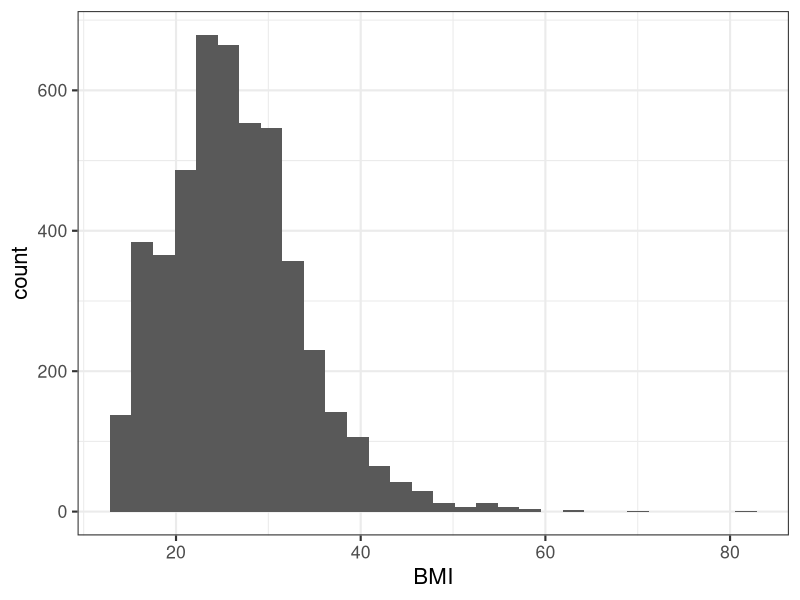
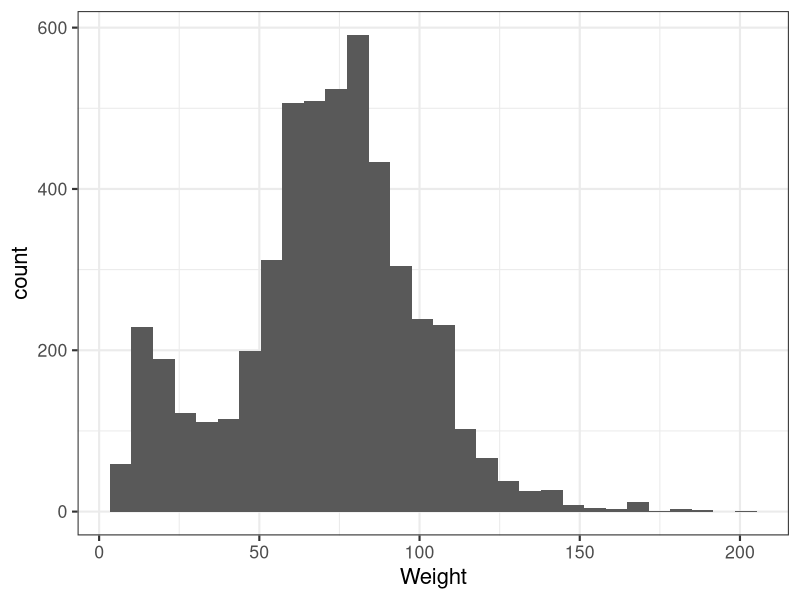
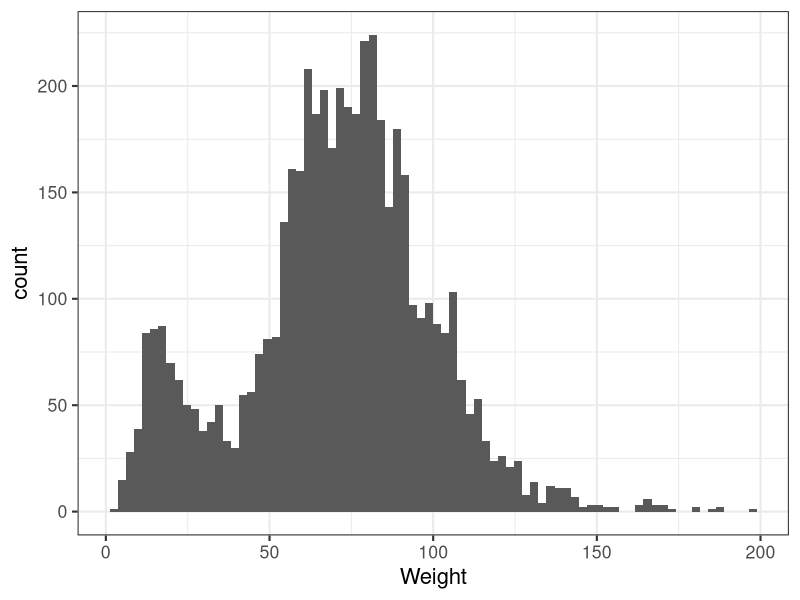
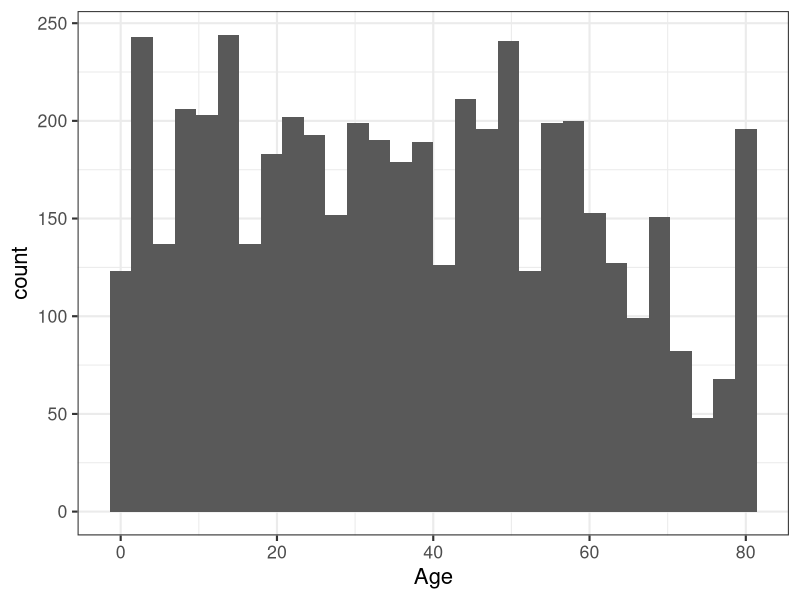
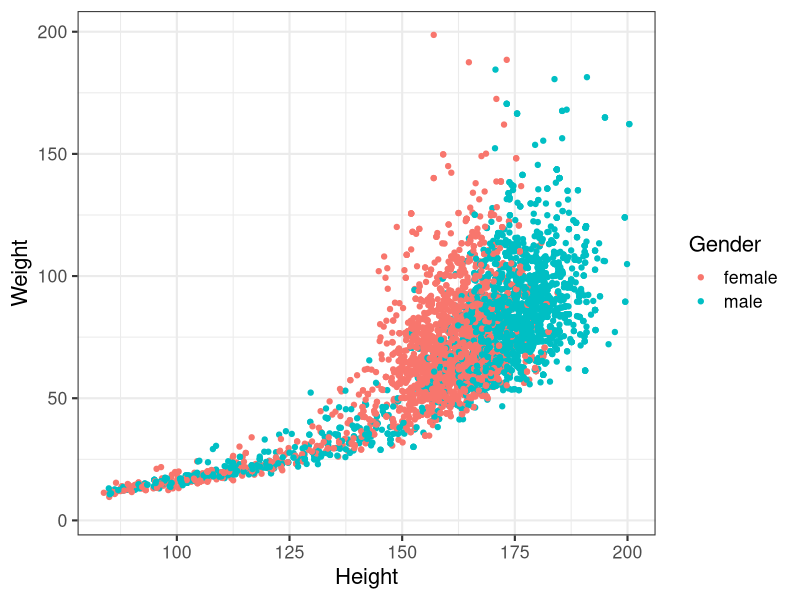
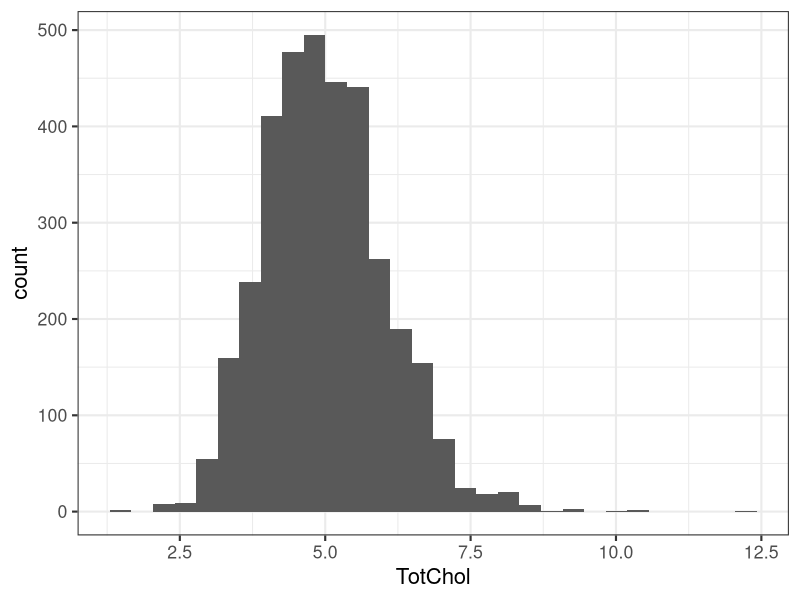
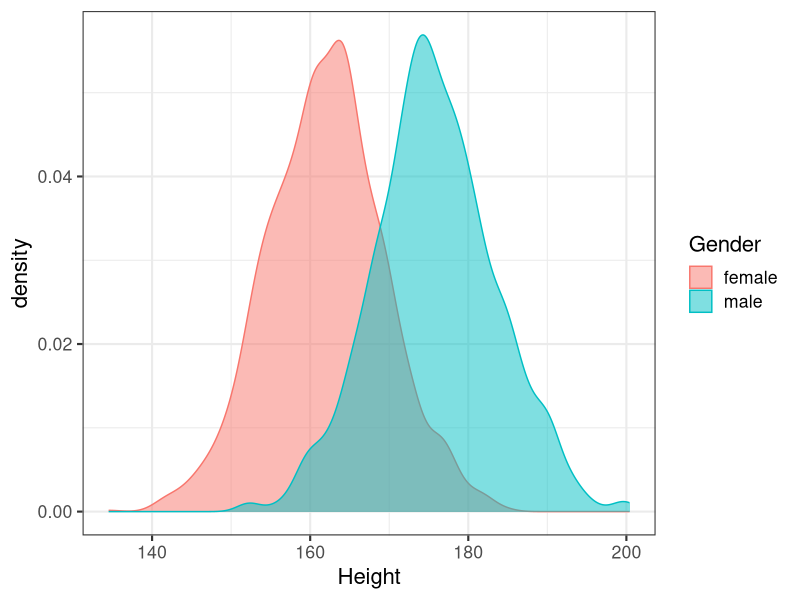
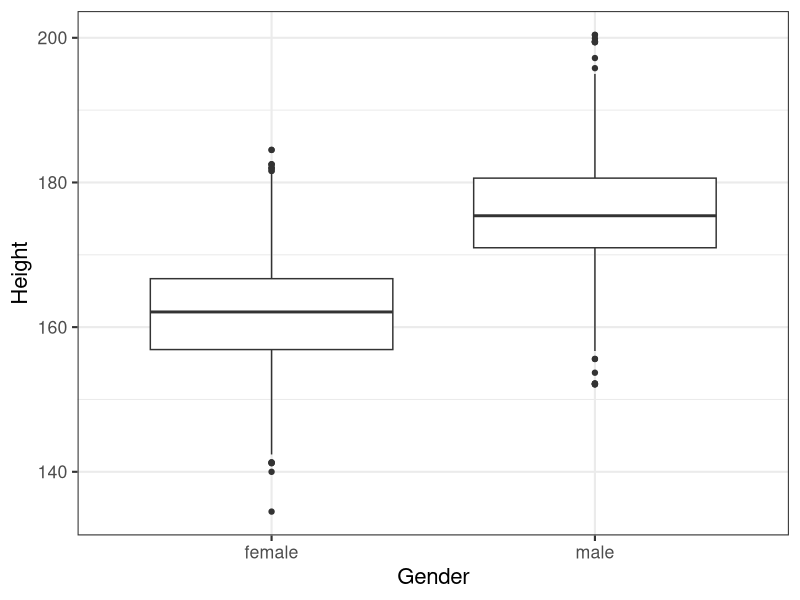

These figures' R source, in order:
## ---- chunk 1
library(knitr)
opts_chunk$set(cache=TRUE)
options(digits=3)
options(max.print=200)
.ex <- 1 # Track ex numbers w/ hidden var. Increment each ex: `r .ex``r .ex=.ex+1`

library(ggplot2)
theme_set(theme_bw(base_size=16) + theme(strip.background = element_blank()))
## ---- chunk 2
library(tidyverse)
## ---- chunk 3
nh <- read_csv("nhanes.csv")
nh
## ---- chunk 4
class(nh$Race)
levels(nh$Race)

nh <- nh %>% mutate_if(is.character, as.factor)
nh
class(nh$Race)
levels(nh$Race)
## ---- chunk 5
head(nh)
tail(nh)
dim(nh)
names(nh)
glimpse(nh) #variable view
## ---- chunk 6
# Display all Race values
nh$Race

# Get the unique values of Race
levels(nh$Race)
unique(nh$Race)
length(unique(nh$Race))

# Do the same thing the dplyr way
nh$Race %>% unique()
nh$Race %>% unique() %>% length()

#create a table of frequencies
table(nh$Race)

#2-factor table or cross tabulation
table(nh$Race, nh$Gender)
## ---- chunk 7
# Age mean, median, range
mean(nh$Age)
median(nh$Age)
range(nh$Age)
sd(nh$Age)

summary(nh$Age)
## ---- chunk 8
# Compute the mean age
nh %>% 
  summarize(mean(Age))

# Now grouped by other variables
nh %>% 
  group_by(Gender, Race) %>% 
  summarize(mean(Age))
## ---- chunk 9
summary(nh)
#point out missings
## ---- chunk 10
# the dplyr way: returns a single-row single-column tibble/dataframe
nh %>% summarize(mean(Income))

# returns a single value
mean(nh$Income)
## ---- chunk 11
# Look at just the Income variable
nh$Income

# Or view the dataset
# View(nh)
## ---- chunk 12
?mean
mean(nh$Income, na.rm=TRUE)
## ---- chunk 13
is.na(nh$Income)
sum(is.na(nh$Income))
sum(is.na(nh$Income)) / length(nh$Income)
## ---- chunk 14
ggplot(nh, aes(BMI)) + geom_histogram(bins=30)
## ---- chunk 15
ggplot(nh, aes(Weight)) + geom_histogram(bins=30) 
# More bins
ggplot(nh, aes(Weight)) + geom_histogram(bins=80) #clearly bimodal...bc of kids
ggplot(nh, aes(Age)) + geom_histogram(bins=30)
## ---- chunk 16
ggplot(nh, aes(Height, Weight, col=Gender)) + geom_point()
## ---- chunk 17
nha <- filter(nh, Age>=18)
rm(nh)
# View(nha)
## ---- chunk 18
mean(nha$Pulse, na.rm=TRUE)
# nha$Pulse %>% mean(na.rm=TRUE) #dplyr way
## ---- chunk 19
range(nha$BPDia, na.rm=TRUE)
#hmm, someone has BP=0...may need to look more closely at this person to see if there are other errors
## ---- chunk 20
var(nha$Income, na.rm=TRUE)
sd(nha$Income, na.rm=TRUE)
## ---- chunk 21
ggplot(nha, aes(TotChol)) + geom_histogram()
## ---- chunk 22
#EDA
# I like density plots colored by group. Helps you see distribution of variable to assess equal variance. Also helps you see if there is a noticeable difference in groups.
ggplot(nha, aes(Height, color = Gender, fill = Gender)) + geom_density(alpha = 0.5)
#looks like there is a significant difference between the populations.
#looks like we are safe to assume equal variance
## ---- chunk 23
#boxplots
ggplot(nha, aes(x = Gender, y = Height)) + geom_boxplot()

#qq plots
nha %>%
  ggplot(aes(sample = Height)) + 
  geom_qq() +
  facet_wrap(~Gender) 
#looks good
## ---- chunk 24
#SKIP
# Try graphing random draws from a normal dist with your n's and see what they look like
x <- rnorm(n = 1700, mean = 0, sd = 1)
qqnorm(x, pch = 16) #cannot use geom_qq bc x is a vector not a df
## ---- chunk 25
#######SKIP
females <- nha %>% filter(Gender == "female")
males <- nha %>% filter(Gender == "male")
shapiro.test(females$Height) #fail to reject H0 (conclude group is normal)
shapiro.test(males$Height) #fails normality due to large sample size
#kolmogorov-smirnov test is ks.test(x, y)
###########
## ---- chunk 26
# equal variance two-sample t-test
t.test(Height~Gender, data=nha, var.equal = TRUE)
#males are taller than females
#t stat does not change much. DF changes

####probably skip this, but just in case ########
#df for pooled t-test n1+n2-2
nrow(males %>% filter (Height != "NA"))
nrow(females %>% filter (Height != "NA"))
1844+1837-2 #df for pooled t-test
###
## ---- chunk 27
#EDA for this question
ggplot(nha, aes(BMI, color = Diabetes, fill = Diabetes)) +
  geom_density(alpha = 0.5)
#neither dist looks very normal
#There does seem to be a difference
#variance seems unequal

#qq plots don't look good, shapiro wilk test fails...MWU

#nonparametric test
wilcox.test(BMI~Diabetes, data=nha)
nha %>% 
  group_by(Diabetes) %>% 
  summarize(median(BMI, na.rm = TRUE))
#people with diabetes have significantly higher BMI

#If you believe CLT allows for parametric test
t.test(BMI~Diabetes, data=nha)
## ---- chunk 28
ggplot(nha, aes(AlcoholYear, color = RelationshipStatus, fill = RelationshipStatus)) + geom_density(alpha = 0.5)

#remove NA
ggplot(nha %>% filter(RelationshipStatus != "NA"), aes(AlcoholYear, color = RelationshipStatus, fill = RelationshipStatus)) + geom_density(alpha = 0.5)
#definitely not normal, should do wilcox test
## ---- chunk 29
#based on distributions above, choose wilcox
## ---- chunk 30
#com <- nha %>% filter(RelationshipStatus == "Committed")
#sing <- nha %>% filter(RelationshipStatus == "Single")
wilcox.test(AlcoholYear~RelationshipStatus, data=nha)
nha %>% 
  group_by(RelationshipStatus) %>% 
  summarize(mean(AlcoholYear, na.rm = TRUE))

#to see median and Q1 and Q3
nha %>% 
  group_by(RelationshipStatus) %>% 
  summarize(Q1 = quantile(AlcoholYear, probs = .25, na.rm = TRUE), 
            med = median(AlcoholYear, na.rm = TRUE), 
            Q3 = quantile(AlcoholYear, probs = .75, na.rm = TRUE))

#TRY TO SKIP
#median and IQR
nha %>% 
  group_by(RelationshipStatus) %>% 
  summarize(med = median(AlcoholYear, na.rm = TRUE), IQR = (quantile(AlcoholYear, probs = .75, na.rm = TRUE) - quantile(AlcoholYear, probs = .25, na.rm = TRUE)))
## ---- chunk 31
t.test(BMI~RelationshipStatus, data=nha, var.equal=TRUE)
## ---- chunk 32
fit <- lm(BMI~RelationshipStatus, data=nha)
## ---- chunk 33
fit
anova(fit)
summary(fit)
TukeyHSD(aov(fit))
## ---- chunk 34
t.test(BMI~RelationshipStatus, data=nha, var.equal=TRUE)
## ---- chunk 35
# P-value computed on a t-statistic with 3552 degrees of freedom
# (multiply times 2 because t-test is assuming two-tailed)
2*(1-pt(1.532, df=3552))
# P-value computed on an F-test with 1 and 3552 degrees of freedom
1-pf(2.347, df1=1, df2=3552)
## ---- chunk 36
fit <- lm(BMI~SmokingStatus, data=nha)
anova(fit)
summary(fit)
## ---- chunk 37
?factor
# Look at nha$SmokingStatus
nha$SmokingStatus

# What happens if we relevel it? Let's see what that looks like.
factor(nha$SmokingStatus, levels = c('Never', 'Former', 'Current'))

# If we're happy with that, let's change the value of nha$SmokingStatus in place. I'm showing the dplyr way
nha <- nha %>% 
  mutate(SmokingStatus=factor(SmokingStatus, levels = c('Never', 'Former', 'Current')))
## ---- chunk 38
# Re-fit the model
fit <- lm(BMI~SmokingStatus, data=nha)

# Show the ANOVA table
anova(fit)

# Print the full model statistics
summary(fit)
## ---- chunk 39
library(broom)
tidy(fit)
tidy(anova(fit))
## ---- chunk 40
TukeyHSD(aov(fit))
plot(TukeyHSD(aov(fit)))
## ---- chunk 41
# plot results
nha %>%
  ggplot(aes(SmokingStatus, BMI)) + geom_boxplot()

# plot results without NA bc ANOVA automatically removed those
nha %>%
  filter(!is.na(SmokingStatus)) %>%
  ggplot(aes(SmokingStatus, BMI)) + geom_boxplot()
## ---- chunk 42
fit <- lm(Weight~Height, data=nha)
summary(fit)
#for each 1 cm increase in Height, we have a .92 kg increase in weight
#confint(fit) #to get out confidence intervals for LM

# if you need to do something with the output from these, the tidy function from the broom package will clean up the output and allow you to call out certain pieces
library(broom)

tidy(fit)$statistic
# this can be especially helpful for model selection where you need to quickly compare multiple models
## ---- chunk 43
ggplot(nha, aes(x=Height, y=Weight)) + geom_point() + geom_smooth(method="lm")
## ---- chunk 44
# check assumptions of LM
plot(fit)
## ---- chunk 45
xt <- xtabs(~Gender+Diabetes, data=nha)
xt
## ---- chunk 46
# Add marginal totals
addmargins(xt)

# Get the proportional table
prop.table(xt)
#each cell divided by grand total
# That isn't really what we want

# Do this over the first (row) margin only.
?prop.table
prop.table(xt, margin=1)
## ---- chunk 47
chisq.test(xt)
## ---- chunk 48
fisher.test(xt)
## ---- chunk 49
xt <- xtabs(~Race+Insured, data=nha)
addmargins(xt)
## ---- chunk 50
prop.table(xt, margin=1)
## ---- chunk 51
chisq.test(xt)
## ---- chunk 52
chisq.test(xt)$p.value
chisq.test(xt)$expected
## ---- chunk 53
mosaicplot(xt, main=NA)
